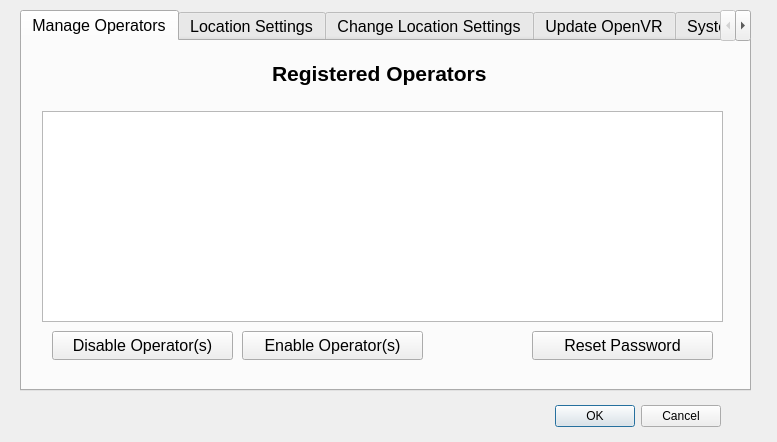
<?xml version="1.0" encoding="UTF-8"?>
<ui version="4.0">
 <class>ControlPanel</class>
 <widget class="QDialog" name="ControlPanel">
  <property name="geometry">
   <rect>
    <x>0</x>
    <y>0</y>
    <width>777</width>
    <height>442</height>
   </rect>
  </property>
  <property name="windowTitle">
   <string>Administrator Control Panel</string>
  </property>
  <property name="windowOpacity">
   <double>1.000000000000000</double>
  </property>
  <widget class="QDialogButtonBox" name="buttonBox">
   <property name="geometry">
    <rect>
     <x>380</x>
     <y>400</y>
     <width>341</width>
     <height>32</height>
    </rect>
   </property>
   <property name="orientation">
    <enum>Qt::Horizontal</enum>
   </property>
   <property name="standardButtons">
    <set>QDialogButtonBox::Cancel|QDialogButtonBox::Ok</set>
   </property>
  </widget>
  <widget class="QTabWidget" name="tabWidget">
   <property name="enabled">
    <bool>true</bool>
   </property>
   <property name="geometry">
    <rect>
     <x>20</x>
     <y>10</y>
     <width>731</width>
     <height>381</height>
    </rect>
   </property>
   <property name="font">
    <font>
     <family>Arial</family>
     <pointsize>12</pointsize>
    </font>
   </property>
   <property name="tabPosition">
    <enum>QTabWidget::North</enum>
   </property>
   <property name="tabShape">
    <enum>QTabWidget::Rounded</enum>
   </property>
   <property name="currentIndex">
    <number>0</number>
   </property>
   <property name="elideMode">
    <enum>Qt::ElideNone</enum>
   </property>
   <property name="tabsClosable">
    <bool>false</bool>
   </property>
   <property name="movable">
    <bool>false</bool>
   </property>
   <widget class="QWidget" name="tab_5">
    <attribute name="title">
     <string>Manage Operators</string>
    </attribute>
    <widget class="QTableView" name="operatorsView">
     <property name="geometry">
      <rect>
       <x>20</x>
       <y>70</y>
       <width>681</width>
       <height>211</height>
      </rect>
     </property>
     <property name="font">
      <font>
       <pointsize>11</pointsize>
      </font>
     </property>
     <property name="selectionMode">
      <enum>QAbstractItemView::SingleSelection</enum>
     </property>
    </widget>
    <widget class="QLabel" name="label_15">
     <property name="geometry">
      <rect>
       <x>250</x>
       <y>20</y>
       <width>241</width>
       <height>31</height>
      </rect>
     </property>
     <property name="font">
      <font>
       <family>Arial</family>
       <pointsize>16</pointsize>
       <weight>75</weight>
       <bold>true</bold>
      </font>
     </property>
     <property name="text">
      <string>Registered Operators</string>
     </property>
     <property name="alignment">
      <set>Qt::AlignLeading|Qt::AlignLeft|Qt::AlignTop</set>
     </property>
    </widget>
    <widget class="QPushButton" name="btnDisableOperator">
     <property name="geometry">
      <rect>
       <x>30</x>
       <y>290</y>
       <width>181</width>
       <height>29</height>
      </rect>
     </property>
     <property name="text">
      <string>Disable Operator(s)</string>
     </property>
    </widget>
    <widget class="QLabel" name="lblOperatorsCount">
     <property name="geometry">
      <rect>
       <x>30</x>
       <y>54</y>
       <width>191</width>
       <height>16</height>
      </rect>
     </property>
     <property name="font">
      <font>
       <pointsize>8</pointsize>
      </font>
     </property>
     <property name="text">
      <string/>
     </property>
    </widget>
    <widget class="QPushButton" name="btnEnableOperator">
     <property name="geometry">
      <rect>
       <x>220</x>
       <y>290</y>
       <width>181</width>
       <height>29</height>
      </rect>
     </property>
     <property name="text">
      <string>Enable Operator(s)</string>
     </property>
    </widget>
    <widget class="QPushButton" name="btnResetPassword">
     <property name="geometry">
      <rect>
       <x>510</x>
       <y>290</y>
       <width>181</width>
       <height>29</height>
      </rect>
     </property>
     <property name="text">
      <string>Reset Password</string>
     </property>
    </widget>
   </widget>
   <widget class="QWidget" name="tab_3">
    <attribute name="title">
     <string>Location Settings</string>
    </attribute>
    <widget class="QWidget" name="layoutWidget_2">
     <property name="geometry">
      <rect>
       <x>30</x>
       <y>50</y>
       <width>631</width>
       <height>211</height>
      </rect>
     </property>
     <layout class="QGridLayout" name="gridLayout_2">
      <item row="0" column="0">
       <widget class="QLabel" name="label_5">
        <property name="font">
         <font>
          <family>Arial</family>
          <pointsize>16</pointsize>
         </font>
        </property>
        <property name="text">
         <string>State:</string>
        </property>
       </widget>
      </item>
      <item row="1" column="0">
       <widget class="QLabel" name="label_6">
        <property name="font">
         <font>
          <family>Arial</family>
          <pointsize>16</pointsize>
         </font>
        </property>
        <property name="text">
         <string>Local Government:</string>
        </property>
       </widget>
      </item>
      <item row="2" column="0">
       <widget class="QLabel" name="label_7">
        <property name="font">
         <font>
          <family>Arial</family>
          <pointsize>16</pointsize>
         </font>
        </property>
        <property name="text">
         <string>Registration Area:</string>
        </property>
       </widget>
      </item>
      <item row="3" column="0">
       <widget class="QLabel" name="label_8">
        <property name="font">
         <font>
          <family>Arial</family>
          <pointsize>16</pointsize>
         </font>
        </property>
        <property name="text">
         <string>Registration Centre:</string>
        </property>
       </widget>
      </item>
      <item row="0" column="1">
       <widget class="QLabel" name="lblCurrentState">
        <property name="font">
         <font>
          <pointsize>16</pointsize>
         </font>
        </property>
        <property name="text">
         <string/>
        </property>
       </widget>
      </item>
      <item row="1" column="1">
       <widget class="QLabel" name="lblCurrentLga">
        <property name="font">
         <font>
          <pointsize>16</pointsize>
         </font>
        </property>
        <property name="text">
         <string/>
        </property>
       </widget>
      </item>
      <item row="2" column="1">
       <widget class="QLabel" name="lblCurrentRa">
        <property name="font">
         <font>
          <pointsize>16</pointsize>
         </font>
        </property>
        <property name="text">
         <string/>
        </property>
       </widget>
      </item>
      <item row="3" column="1">
       <widget class="QLabel" name="lblCurrentPu">
        <property name="font">
         <font>
          <pointsize>16</pointsize>
         </font>
        </property>
        <property name="text">
         <string/>
        </property>
       </widget>
      </item>
     </layout>
    </widget>
   </widget>
   <widget class="QWidget" name="tab">
    <attribute name="title">
     <string>Change Location Settings</string>
    </attribute>
    <widget class="QWidget" name="layoutWidget">
     <property name="geometry">
      <rect>
       <x>20</x>
       <y>50</y>
       <width>631</width>
       <height>211</height>
      </rect>
     </property>
     <layout class="QGridLayout" name="gridLayout">
      <item row="0" column="0">
       <widget class="QLabel" name="label">
        <property name="font">
         <font>
          <family>Arial</family>
          <pointsize>16</pointsize>
         </font>
        </property>
        <property name="text">
         <string>State:</string>
        </property>
       </widget>
      </item>
      <item row="0" column="1">
       <widget class="QComboBox" name="inpState">
        <property name="font">
         <font>
          <family>Arial</family>
          <pointsize>16</pointsize>
         </font>
        </property>
       </widget>
      </item>
      <item row="1" column="0">
       <widget class="QLabel" name="label_2">
        <property name="font">
         <font>
          <family>Arial</family>
          <pointsize>16</pointsize>
         </font>
        </property>
        <property name="text">
         <string>Local Government:</string>
        </property>
       </widget>
      </item>
      <item row="1" column="1">
       <widget class="QComboBox" name="inpLga">
        <property name="font">
         <font>
          <family>Arial</family>
          <pointsize>16</pointsize>
         </font>
        </property>
       </widget>
      </item>
      <item row="2" column="0">
       <widget class="QLabel" name="label_3">
        <property name="font">
         <font>
          <family>Arial</family>
          <pointsize>16</pointsize>
         </font>
        </property>
        <property name="text">
         <string>Registration Area:</string>
        </property>
       </widget>
      </item>
      <item row="2" column="1">
       <widget class="QComboBox" name="inpRa">
        <property name="font">
         <font>
          <family>Arial</family>
          <pointsize>16</pointsize>
         </font>
        </property>
       </widget>
      </item>
      <item row="3" column="0">
       <widget class="QLabel" name="label_4">
        <property name="font">
         <font>
          <family>Arial</family>
          <pointsize>16</pointsize>
         </font>
        </property>
        <property name="text">
         <string>Registration Centre:</string>
        </property>
       </widget>
      </item>
      <item row="3" column="1">
       <widget class="QComboBox" name="inpPu">
        <property name="font">
         <font>
          <family>Arial</family>
          <pointsize>16</pointsize>
         </font>
        </property>
       </widget>
      </item>
     </layout>
    </widget>
   </widget>
   <widget class="QWidget" name="tab_4">
    <attribute name="title">
     <string>Update OpenVR</string>
    </attribute>
    <widget class="QPushButton" name="pushButton">
     <property name="geometry">
      <rect>
       <x>260</x>
       <y>130</y>
       <width>211</width>
       <height>61</height>
      </rect>
     </property>
     <property name="text">
      <string>Update OpenVR</string>
     </property>
    </widget>
    <widget class="QLabel" name="label_10">
     <property name="geometry">
      <rect>
       <x>110</x>
       <y>40</y>
       <width>551</width>
       <height>61</height>
      </rect>
     </property>
     <property name="text">
      <string>NOTE: Please connect the Patching Removable Disk to the DDC Laptop</string>
     </property>
     <property name="alignment">
      <set>Qt::AlignLeading|Qt::AlignLeft|Qt::AlignTop</set>
     </property>
    </widget>
   </widget>
   <widget class="QWidget" name="tab_2">
    <attribute name="title">
     <string>System Settings</string>
    </attribute>
    <widget class="QLabel" name="label_12">
     <property name="geometry">
      <rect>
       <x>80</x>
       <y>20</y>
       <width>227</width>
       <height>33</height>
      </rect>
     </property>
     <property name="font">
      <font>
       <family>Arial</family>
       <pointsize>12</pointsize>
      </font>
     </property>
     <property name="text">
      <string/>
     </property>
    </widget>
    <widget class="QWidget" name="layoutWidget">
     <property name="geometry">
      <rect>
       <x>120</x>
       <y>80</y>
       <width>461</width>
       <height>115</height>
      </rect>
     </property>
     <layout class="QGridLayout" name="gridLayout_3">
      <item row="1" column="0" colspan="2">
       <widget class="QLabel" name="label_9">
        <property name="font">
         <font>
          <family>Arial</family>
          <pointsize>12</pointsize>
         </font>
        </property>
        <property name="text">
         <string>Fingerprint Reader Sensitivity</string>
        </property>
       </widget>
      </item>
      <item row="1" column="1">
       <widget class="QComboBox" name="fpSensitivity"/>
      </item>
      <item row="2" column="1">
       <widget class="QPushButton" name="updateSettingsButton">
        <property name="text">
         <string>Update</string>
        </property>
       </widget>
      </item>
     </layout>
    </widget>
   </widget>
   <widget class="QWidget" name="tab_6">
    <attribute name="title">
     <string>Maintenance</string>
    </attribute>
    <widget class="QPushButton" name="btnRepairDatabase">
     <property name="geometry">
      <rect>
       <x>260</x>
       <y>50</y>
       <width>191</width>
       <height>41</height>
      </rect>
     </property>
     <property name="text">
      <string>Repair Database</string>
     </property>
    </widget>
   </widget>
  </widget>
 </widget>
 <tabstops>
  <tabstop>tabWidget</tabstop>
  <tabstop>operatorsView</tabstop>
  <tabstop>btnDisableOperator</tabstop>
  <tabstop>btnEnableOperator</tabstop>
  <tabstop>btnResetPassword</tabstop>
  <tabstop>inpState</tabstop>
  <tabstop>inpLga</tabstop>
  <tabstop>inpRa</tabstop>
  <tabstop>inpPu</tabstop>
  <tabstop>fpSensitivity</tabstop>
  <tabstop>updateSettingsButton</tabstop>
  <tabstop>buttonBox</tabstop>
 </tabstops>
 <resources/>
 <connections>
  <connection>
   <sender>buttonBox</sender>
   <signal>accepted()</signal>
   <receiver>ControlPanel</receiver>
   <slot>accept()</slot>
   <hints>
    <hint type="sourcelabel">
     <x>248</x>
     <y>254</y>
    </hint>
    <hint type="destinationlabel">
     <x>157</x>
     <y>274</y>
    </hint>
   </hints>
  </connection>
  <connection>
   <sender>buttonBox</sender>
   <signal>rejected()</signal>
   <receiver>ControlPanel</receiver>
   <slot>reject()</slot>
   <hints>
    <hint type="sourcelabel">
     <x>316</x>
     <y>260</y>
    </hint>
    <hint type="destinationlabel">
     <x>286</x>
     <y>274</y>
    </hint>
   </hints>
  </connection>
 </connections>
</ui>
